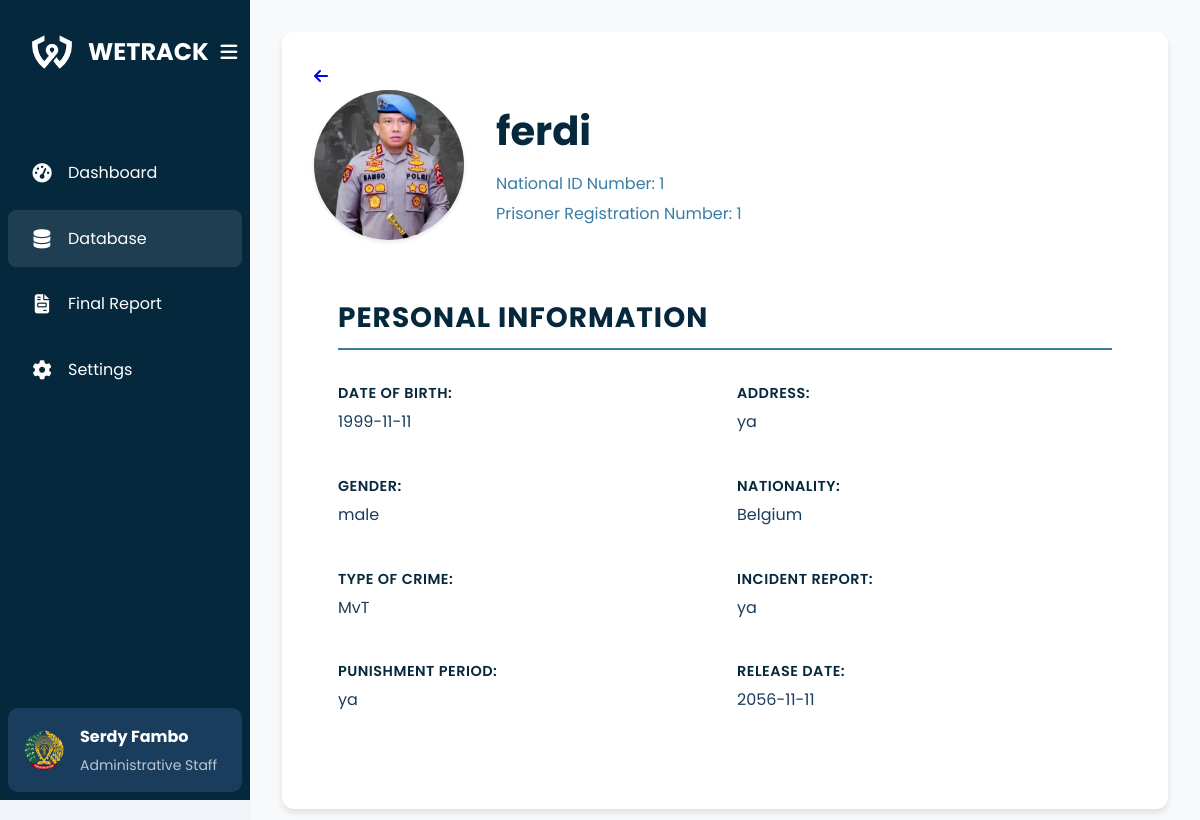
The page /lapas/pages/dataNapi.php?id=11 on the database its author committed.
### tables this page shows
CREATE TABLE `mantan_narapidana` (
  `id` int(11) NOT NULL,
  `fileInput` varchar(255) DEFAULT NULL,
  `nik` varchar(20) DEFAULT NULL,
  `nrt` varchar(20) DEFAULT NULL,
  `nama` varchar(100) DEFAULT NULL,
  `dateBirth` date DEFAULT NULL,
  `address` text DEFAULT NULL,
  `gender` enum('male','female') DEFAULT NULL,
  `nationality` varchar(100) DEFAULT NULL,
  `crime` enum('TwA','Ot','Fraud','Assault','NO','Embezzlement','MvT','Robbery','Brawling') DEFAULT NULL,
  `case` text DEFAULT NULL,
  `punishment` varchar(100) DEFAULT NULL,
  `releaseDate` date DEFAULT NULL,
  `report` text DEFAULT NULL,
  `action` tinyint(1) DEFAULT NULL COMMENT '1 for accept, 0 for reject',
  `created_at` timestamp NOT NULL DEFAULT current_timestamp(),
  `prisoner_type` enum('houseArrest','cityPrisoner') DEFAULT NULL,
  `radiusFence` float DEFAULT NULL,
  `centerLat` float DEFAULT NULL,
  `centerLng` float DEFAULT NULL,
  `city_district` varchar(100) DEFAULT NULL,
  `last_login` timestamp NOT NULL DEFAULT current_timestamp() ON UPDATE current_timestamp()
);

### lapas/pages/dataNapi.php (the view, shortened to what this page needs)
<?php
require __DIR__ . '/../../config/connection.php';
if (isset($_GET['id'])) {
    $id = $_GET['id'];
    $result = mysqli_query($conn, "SELECT * FROM mantan_narapidana WHERE id = $id");
    $row = mysqli_fetch_assoc($result);
} else {
    header("Location: data.php");
    exit();
}
?>
<!DOCTYPE html>
<html lang="en">
<head>
    <link rel="stylesheet" href="/wetrack/Lapas/css/dataNapi.css">
    <link rel="stylesheet" href="https://cdnjs.cloudflare.com/ajax/libs/font-awesome/6.4.0/css/all.min.css">
    <link rel="stylesheet" href="https://unpkg.com/leaflet@1.7.1/dist/leaflet.css" />
</head>
<body>
    <div class="container">
        <aside class="sidebar">
            <div class="sidebar-header">
                <div class="logo">
                    <img src="/wetrack/Lapas/Image/wetrack-logo-white.png" alt="WETRACK Logo">
                    <h1 class="logo-text">WETRACK</h1>
                </div>
                <button id="toggle-sidebar" class="toggle-sidebar">
                    <i class="fas fa-bars"></i>
                </button>
            </div>
            <nav class="nav-links">
                <ul>
                    <li><a href="/wetrack/Lapas/pages/home.php"><i class="fas fa-tachometer-alt"></i>
                            <span>Dashboard</span></a></li>
                    <li class="active"><a href="/wetrack/Lapas/pages/data.php"><i class="fas fa-database"></i>
                            <span>Database</span></a></li>
                    <li><a href="/wetrack/Lapas/pages/Laporan.php"><i class="fas fa-file-invoice"></i>
                            <span>Final Report</span></a></li>
                    <li><a href="/wetrack/Lapas/pages/setting.php"><i class="fas fa-cog"></i>
                            <span>Settings</span></a></li>
                </ul>
            </nav>
            <div class="user-profile">
                <img src="/wetrack/Lapas/Image/lapas-logo.png" alt="Profile picture" width="40" height="40">
                <div class="user-info">
                    <h2>Serdy Fambo</h2>
                    <p>Administrative Staff</p>
                </div>
            </div>
        </aside>
        <main class="content">
            <div class="profile-card">
                <div class="path-to-back">
                    <a href="/wetrack/lapas/pages/data.php"><i class="fas fa-arrow-left"></i></a>
                </div>
                <div class="profile-header">
                    <?php
                    $result = $conn->query("SELECT * FROM mantan_narapidana WHERE id = $id");
                    if ($result->num_rows > 0) {
                        $row = $result->fetch_assoc();
                        echo '<img src="' . htmlspecialchars($row["fileInput"]) . '" alt="Profile Image" class="profile-image">';
                    } else {
                        echo '<img src="/wetrack/lapas/image/nanti-diganti.png" alt="Default Photo" class="profile-image">';
                    }
                    ?>
                    <div class="profile-title">
                        <h1><?php echo $row["nama"]; ?></h1>
                        <p class="id-text">National ID Number: <?php echo $row["nik"]; ?></p>
                        <p class="id-text">Prisoner Registration Number: <?php echo $row["nrt"]; ?></p>
                    </div>
                </div>
                <div class="profile-content">
                    <div class="info-section">
                        <h2>Personal Information</h2>
                        <div class="info-grid">
                            <div class="info-item">
                                <label>Date of Birth:</label>
                                <span><?php echo $row["dateBirth"]; ?></span>
                            </div>
                            <div class="info-item">
                                <label>Address:</label>
                                <span><?php echo $row["address"]; ?></span>
                            </div>
                            <div class="info-item">
                                <label>Gender:</label>
                                <span><?php echo $row["gender"]; ?></span>
                            </div>
                            <div class="info-item">
                                <label>Nationality:</label>
                                <span><?php echo $row["nationality"]; ?></span>
                            </div>
                            <div class="info-item">
                                <label>Type of Crime:</label>
                                <span><?php echo $row["crime"]; ?></span>
                            </div>
                            <div class="info-item">
                                <label>Incident Report:</label>
                                <span><?php echo $row["case"]; ?></span>
                            </div>
                            <div class="info-item">
                                <label>Punishment Period:</label>
                                <span><?php echo $row["punishment"]; ?></span>
                            </div>
                            <div class="info-item">
                                <label>Release Date:</label>
                                <span><?php echo $row["releaseDate"]; ?></span>
                            </div>
                        </div>
                    </div>
                </div>
            </div>
        </main>
    </div>
</body>
</html>

### lapas/css/dataNapi.css (style rules this page uses)
:root { --primary-color: #06283D; --secondary-color: #3a7ca5; --background-color: #f1f3f8; --card-color: #ffffff; --accent-color: #f39c12; --text-color: #1a3d5e; --success-color: #27ae60; --danger-color: #e74c3c; --warning-color: #f1c40f; }
* { margin: 0; padding: 0; box-sizing: border-box; }
body { font-family: 'Poppins', sans-serif; background-color: var(--background-color); color: var(--text-color); line-height: 1.6; }
.container { display: flex; min-height: 100vh; }
.sidebar { width: 250px; background: var(--primary-color); color: white; padding: 0.5rem; display: flex; flex-direction: column; transition: width 0.3s ease-in-out; position: fixed; top: 0; left: 0; height: 100vh; overflow-y: auto; z-index: 100; }
.sidebar-header { position: relative; display: flex; justify-content: space-between; align-items: center; padding: 1.5rem; margin-bottom: 2rem; }
.logo { display: flex; align-items: center; gap: 1rem; }
.logo img { width: 40px; height: 40px; flex-shrink: 0; }
.logo-text { font-size: 1.5rem; font-weight: 700; transition: opacity 0.3s ease-in-out; }
.toggle-sidebar { background: transparent; border: none; color: white; font-size: 1.2rem; cursor: pointer; padding: 0.5rem; display: flex; align-items: center; justify-content: center; width: 40px; height: 40px; flex-shrink: 0; }
.nav-links { margin-top: 1rem; }
.nav-links ul { list-style: none; display: flex; flex-direction: column; gap: 0.5rem; }
.nav-links li a { text-decoration: none; color: white; display: flex; align-items: center; padding: 1rem 1.5rem; gap: 1rem; transition: background-color 0.3s ease; }
.nav-links li.active a, .nav-links a:hover { background: rgba(255, 255, 255, 0.1); border-radius: 8px; }
.nav-links a i { font-size: 1.2rem; width: 20px; text-align: center; }
.user-profile { margin-top: auto; display: flex; align-items: center; padding: 1rem; background-color: #1a3d5e; border-radius: 10px; transition: all 0.3s ease-in-out; }
.user-profile img { width: 40px; height: 40px; border-radius: 50%; margin-right: 1rem; transition: margin 0.3s ease-in-out; }
.user-info { transition: opacity 0.3s ease-in-out, width 0.3s ease-in-out; }
.user-info h2 { font-size: 1rem; margin-bottom: 0.25rem; }
.user-info p { font-size: 0.875rem; opacity: 0.7; }
.content { flex: 1; padding: 2rem; margin-left: 250px; overflow-y: auto; background-color: #f8f9fa; }
.profile-card { background: #ffffff; border-radius: 12px; padding: 2rem; box-shadow: 0 4px 6px rgba(0, 0, 0, 0.1); max-width: 1200px; width: 100%; margin: 0 auto; overflow-y: auto; }
.profile-header { display: flex; align-items: center; margin-bottom: 2rem; }
.profile-image { width: 150px; height: 150px; border-radius: 50%; object-fit: cover; margin-right: 2rem; box-shadow: 0 2px 4px rgba(0, 0, 0, 0.1); }
.profile-title { flex-grow: 1; }
.profile-title h1 { color: var(--primary-color); font-size: 2.5rem; margin-bottom: 0.5rem; }
.id-text { color: var(--secondary-color); font-size: 1rem; margin-bottom: 0.25rem; }
.profile-content { display: flex; gap: 2rem; margin-bottom: 2rem; }
.info-section { flex: 1; border-radius: 8px; padding: 1.5rem; }
.info-grid { display: grid; grid-template-columns: 1fr 1fr; gap: 1.5rem; }
.info-item { padding: 0.5rem 0; }
.info-item label { display: block; font-weight: 600; margin-bottom: 0.25rem; color: var(--primary-color); font-size: 0.9rem; text-transform: uppercase; letter-spacing: 0.5px; }
.info-item span { color: var(--text-color); font-size: 1rem; display: block; word-wrap: break-word; }
.info-section h2, .violation-section h2 { color: var(--primary-color); font-size: 1.75rem; margin-bottom: 1.5rem; border-bottom: 2px solid var(--secondary-color); padding-bottom: 0.5rem; text-transform: uppercase; letter-spacing: 1px; }

### rows shown on the page
mantan_narapidana: fileInput (picture), nama "ferdi", nik "1", nrt "1", dateBirth "1999-11-11", address "ya", gender "male", nationality "Belgium", crime "MvT", case "ya", punishment "ya", releaseDate "2056-11-11"
